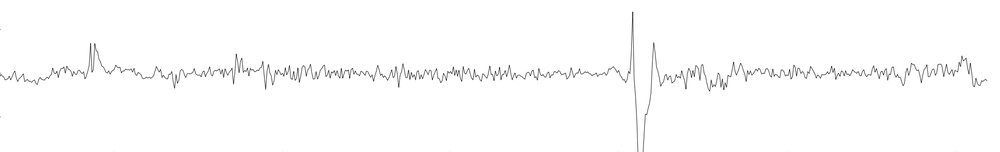
#> input picture graph-1.png, 1000 x 152 px, shrunk from 2162 x 328 before the run
$ python graphanalyzer.py
#> lines starting #> are read from the running program, lines starting #| are printed output that depends on the picture; after the words box and inside, x2 and y2 are one past the last pixel; in counts of white or black regions, pixels touching at a corner belong together
from PIL import Image
import cv2
import matplotlib.pyplot as plt
import numpy as np
import pandas as pd

# Load the image
img = Image.open('graph-1.png')
#> img is the input picture: PIL image 1000x152 RGBA; mean R, G, B, A 252.1, 252.1, 252.1, 255

# Convert the image to RGB colorspace
img.convert('L').point(lambda x : 255 if x > 50 else 0, mode="1").save("graph.png")
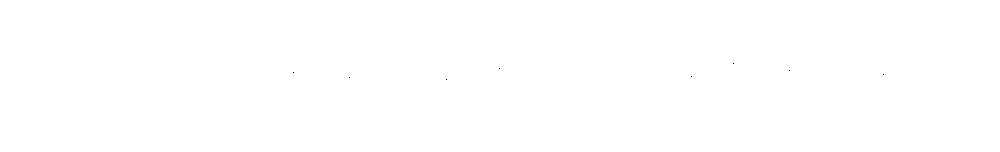
#> saved as graph.png: PIL image 1000x152 1; 100% white; black in thin lines or dots, all inside (x1, y1, x2, y2) = (293, 63, 884, 80)

image_path = 'graph.png'
image = Image.open(image_path)

image = image.convert('L')

width, height = image.size
#> width = 1000; height = 152

binary_list = []

points = []

x_min = 0
x_max = 30
y_min = -40
y_max = 40


def findBinaryList(number):
    for y in range(height):
        pixel_color = image.getpixel((number, y))
        if pixel_color < 128:
            binary_list.append(1)  # Black pixel
            # print(y)
            # print(y, height)
            # height of the image is the y value
            # the width is the x value of the graph
            new_x = x_min + (number / width) * (x_max - x_min)
            new_y = y_min + ((height - y) / height) * (y_max - y_min)

            # if (len(points) > 0 and points[-1][1] != (30*(number/width))):
            points.append((new_x, new_y))
        else:
            binary_list.append(0)  # White pixel

    # print(binary_list)

for x in range(width):
    findBinaryList(x)


# print(points)
# convert points to pandas dataframe
df = pd.DataFrame(points)
# points -> tuples


x_values, y_values = zip(*points)
# combine x and y into one data frame
xy_pd_df = pd.DataFrame({'x': x_values, 'y': y_values})
xy_pd_df.head()

# [33 lines of commented-out code are left out]

daily_data = {}  # Initialize a dictionary to store daily data (sum, min, max, count)
interval = 1

for point in points:
    day = int(point[0] / interval)  # Calculate the day using the interval
    value = point[1]  # Extract the value from the second element of each tuple

    if day not in daily_data:
        daily_data[day] = {'sum': 0, 'min': float('inf'), 'max': float('-inf'), 'count': 0}  # Initialize sum, min, max, and count

    daily_data[day]['sum'] += value  # Accumulate the sum of values
    daily_data[day]['count'] += 1  # Increment the count of values
    daily_data[day]['min'] = min(daily_data[day]['min'], value)  # Update the minimum value
    daily_data[day]['max'] = max(daily_data[day]['max'], value)  # Update the maximum value

# Print the min, max, and average values for each day and write them to the "output.txt" file
with open('output.txt', 'w') as file:
    file.write(f'30 ')
    for day, data in sorted(daily_data.items()):
        avg = data['sum'] / data['count']
        min_val = data['min']
        max_val = data['max']
        file.write(f'{day} {min_val} {max_val} ')

# Print the length of the points list
print(len(points))
